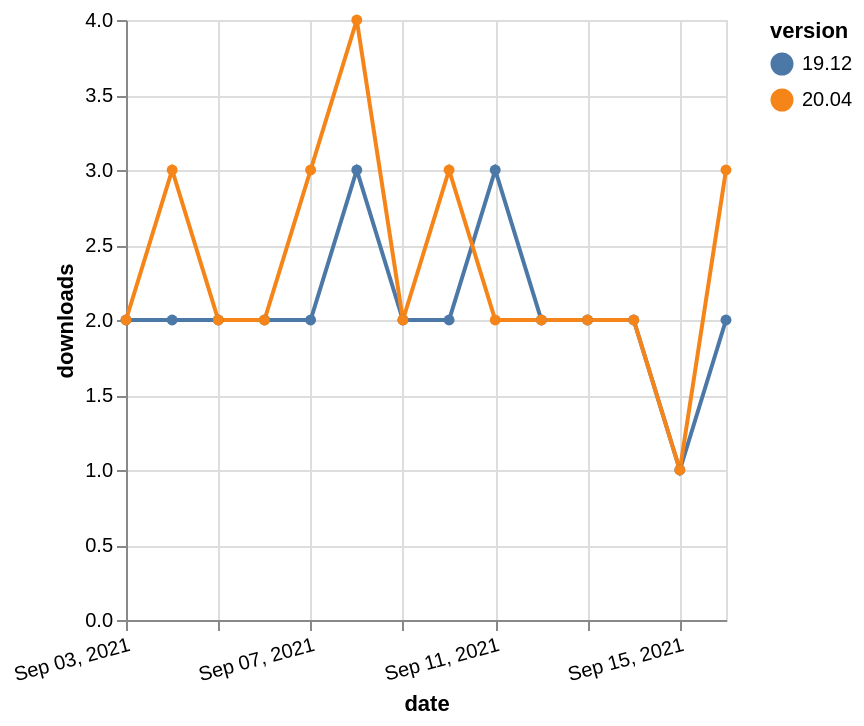

Express this chart as Vega-Lite.
### Vega-Lite specification from a JSON file in a GitHub repository (floating-point values rounded to 4 significant figures)
{"$schema": "https://vega.github.io/schema/vega-lite/v5.json", "description": "A simple bar chart with embedded data.", "data": {"values": [{"date": "2021-09-03", "total": 1259, "delta": 2, "version": "19.12"}, {"date": "2021-09-04", "total": 1261, "delta": 2, "version": "19.12"}, {"date": "2021-09-05", "total": 1263, "delta": 2, "version": "19.12"}, {"date": "2021-09-06", "total": 1265, "delta": 2, "version": "19.12"}, {"date": "2021-09-07", "total": 1267, "delta": 2, "version": "19.12"}, {"date": "2021-09-08", "total": 1270, "delta": 3, "version": "19.12"}, {"date": "2021-09-09", "total": 1272, "delta": 2, "version": "19.12"}, {"date": "2021-09-10", "total": 1274, "delta": 2, "version": "19.12"}, {"date": "2021-09-11", "total": 1277, "delta": 3, "version": "19.12"}, {"date": "2021-09-12", "total": 1279, "delta": 2, "version": "19.12"}, {"date": "2021-09-13", "total": 1281, "delta": 2, "version": "19.12"}, {"date": "2021-09-14", "total": 1283, "delta": 2, "version": "19.12"}, {"date": "2021-09-15", "total": 1284, "delta": 1, "version": "19.12"}, {"date": "2021-09-16", "total": 1286, "delta": 2, "version": "19.12"}, {"date": "2021-09-03", "total": 1083, "delta": 2, "version": "20.04"}, {"date": "2021-09-04", "total": 1086, "delta": 3, "version": "20.04"}, {"date": "2021-09-05", "total": 1088, "delta": 2, "version": "20.04"}, {"date": "2021-09-06", "total": 1090, "delta": 2, "version": "20.04"}, {"date": "2021-09-07", "total": 1093, "delta": 3, "version": "20.04"}, {"date": "2021-09-08", "total": 1097, "delta": 4, "version": "20.04"}, {"date": "2021-09-09", "total": 1099, "delta": 2, "version": "20.04"}, {"date": "2021-09-10", "total": 1102, "delta": 3, "version": "20.04"}, {"date": "2021-09-11", "total": 1104, "delta": 2, "version": "20.04"}, {"date": "2021-09-12", "total": 1106, "delta": 2, "version": "20.04"}, {"date": "2021-09-13", "total": 1108, "delta": 2, "version": "20.04"}, {"date": "2021-09-14", "total": 1110, "delta": 2, "version": "20.04"}, {"date": "2021-09-15", "total": 1111, "delta": 1, "version": "20.04"}, {"date": "2021-09-16", "total": 1114, "delta": 3, "version": "20.04"}]}, "width": "container", "mark": {"type": "line", "point": {"filled": true}}, "encoding": {"x": {"field": "date", "type": "temporal", "timeUnit": "yearmonthdate", "title": "date", "axis": {"labelAngle": -15}}, "y": {"field": "delta", "type": "quantitative", "title": "downloads"}, "color": {"field": "version", "type": "nominal"}, "tooltip": {"field": "delta"}}}
